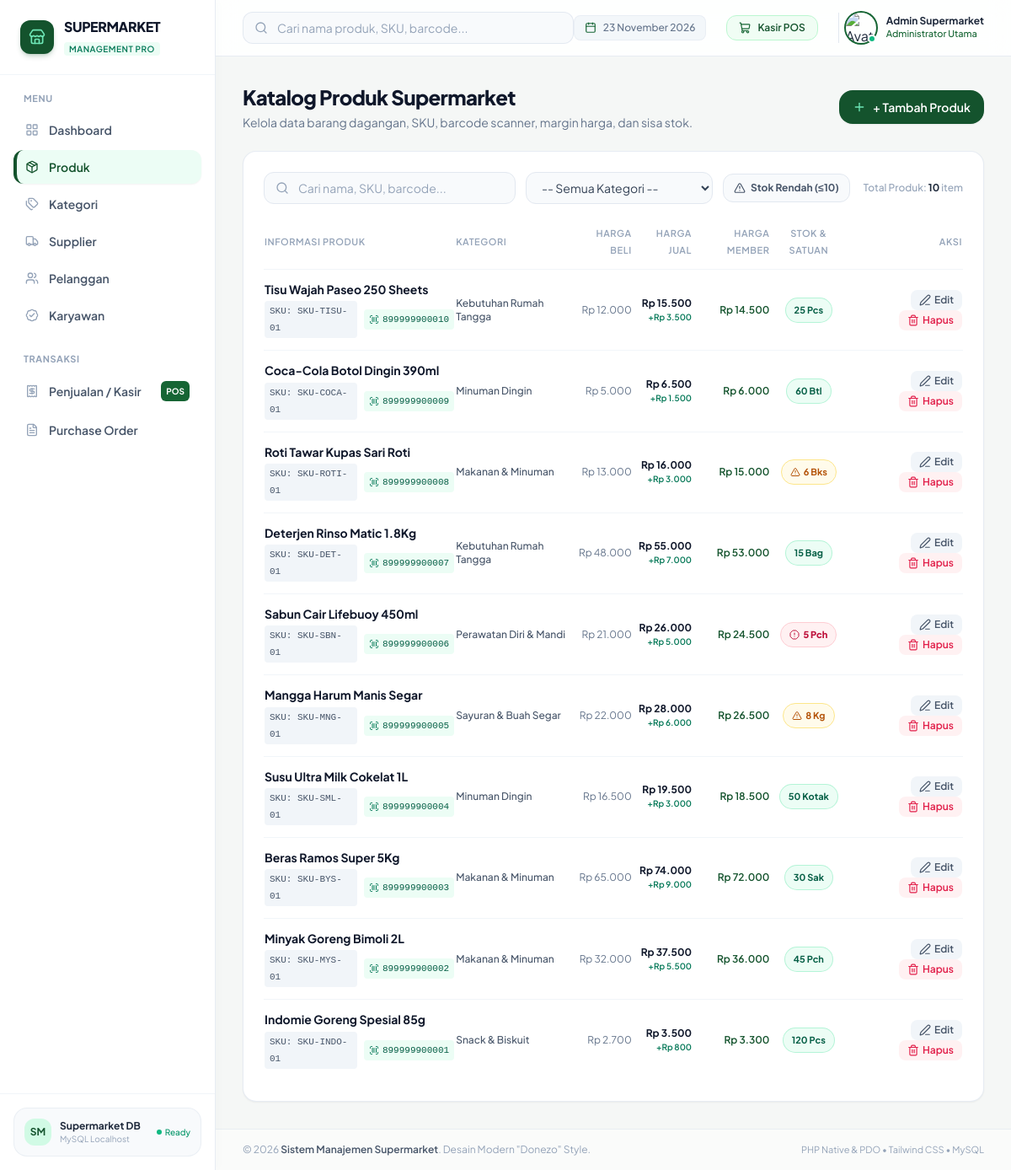
Screenshot of /pages/products.php with the database file from the repository.
### tables this page shows
CREATE TABLE IF NOT EXISTS `products` (
  `product_id` bigint(20) NOT NULL AUTO_INCREMENT,
  `sku` varchar(50) NOT NULL,
  `barcode` varchar(50) DEFAULT NULL,
  `nama_produk` varchar(150) NOT NULL,
  `category_id` int(11) DEFAULT NULL,
  `harga_beli` decimal(12,2) NOT NULL DEFAULT 0.00,
  `harga_jual` decimal(12,2) NOT NULL DEFAULT 0.00,
  `harga_member` decimal(12,2) DEFAULT NULL,
  `stok` decimal(12,3) DEFAULT 0.000,
  `satuan` varchar(10) NOT NULL DEFAULT 'Pcs',
  PRIMARY KEY (`product_id`),
  UNIQUE KEY `sku` (`sku`),
  UNIQUE KEY `barcode` (`barcode`),
  KEY `fk_product_category` (`category_id`),
  CONSTRAINT `fk_product_category` FOREIGN KEY (`category_id`) REFERENCES `categories` (`category_id`) ON DELETE SET NULL ON UPDATE CASCADE
);

CREATE TABLE IF NOT EXISTS `categories` (
  `category_id` int(11) NOT NULL AUTO_INCREMENT,
  `parent_id` int(11) DEFAULT NULL,
  `nama_kategori` varchar(100) NOT NULL,
  `kode_kategori` varchar(20) DEFAULT NULL,
  PRIMARY KEY (`category_id`),
  UNIQUE KEY `kode_kategori` (`kode_kategori`),
  KEY `fk_category_parent` (`parent_id`),
  CONSTRAINT `fk_category_parent` FOREIGN KEY (`parent_id`) REFERENCES `categories` (`category_id`) ON DELETE SET NULL ON UPDATE CASCADE
);

### config/koneksi.php (called while the page is built, shortened)
<?php
function formatRupiah($angka) {
    return 'Rp ' . number_format((float)$angka, 0, ',', '.');
}
function formatAngka($angka, $desimal = 0) {
    return number_format((float)$angka, $desimal, ',', '.');
}
function clean($data) {
    return htmlspecialchars(trim($data ?? ''), ENT_QUOTES, 'UTF-8');
}

### pages/products.php (the view, shortened to what this page needs)
<?php
require_once __DIR__ . '/../config/koneksi.php';
$search      = trim($_GET['search'] ?? '');
$filterStock = trim($_GET['filter'] ?? '');
$sql = "
    SELECT p.*, c.nama_kategori
    FROM products p
    LEFT JOIN categories c ON p.category_id = c.category_id
    WHERE 1=1
";
$params = [];
$sql .= " ORDER BY p.product_id DESC";
$stmt = $pdo->prepare($sql);
$stmt->execute($params);
$products = $stmt->fetchAll();
include __DIR__ . '/../includes/header.php';
?>
<div class="flex flex-col sm:flex-row sm:items-center sm:justify-between gap-4 mb-6">
    <div>
        <h1 class="text-2xl font-extrabold text-slate-900 tracking-tight">Katalog Produk Supermarket</h1>
        <p class="text-sm text-slate-500 mt-1">Kelola data barang dagangan, SKU, barcode scanner, margin harga, dan sisa stok.</p>
    </div>
    <div class="flex items-center gap-3">
        <button onclick="openModalTambah()" class="inline-flex items-center gap-2 px-4 py-2.5 bg-brand-900 hover:bg-brand-800 text-white text-sm font-semibold rounded-2xl shadow-sm hover:shadow transition-all duration-200">
            <i data-lucide="plus" class="w-4 h-4 text-emerald-300"></i>
            <span>+ Tambah Produk</span>
        </button>
    </div>
</div>
<div class="bg-white rounded-2xl border border-slate-200/80 shadow-sm p-6">
    <form method="GET" action="" class="flex flex-col md:flex-row items-center justify-between gap-4 mb-6">
        <div class="flex flex-wrap items-center gap-3 w-full md:w-auto flex-1">
            <div class="relative flex-1 min-w-[240px]">
                <i data-lucide="search" class="w-4 h-4 text-slate-400 absolute left-3.5 top-1/2 -translate-y-1/2"></i>
                <input type="text" name="search" value="<?= clean($search) ?>" placeholder="Cari nama, SKU, barcode..."
                       class="w-full pl-10 pr-4 py-2 bg-slate-50 border border-slate-200 rounded-xl text-sm focus:outline-none focus:ring-2 focus:ring-brand-800 focus:bg-white text-slate-800 placeholder:text-slate-400 transition-all">
            </div>
            <select name="category" onchange="this.form.submit()" class="px-3.5 py-2 bg-slate-50 border border-slate-200 rounded-xl text-sm text-slate-700 focus:outline-none focus:ring-2 focus:ring-brand-800 focus:bg-white">
                <option value="">-- Semua Kategori --</option>
            </select>
            <a href="products.php<?= ($filterStock === 'low_stock') ? '' : '?filter=low_stock' ?>"
               class="px-3 py-2 rounded-xl text-xs font-bold border transition-colors flex items-center gap-1.5 <?= ($filterStock === 'low_stock') ? 'bg-amber-500 text-white border-amber-600' : 'bg-slate-50 text-slate-600 border-slate-200 hover:bg-amber-50 hover:text-amber-700' ?>">
                <i data-lucide="alert-triangle" class="w-3.5 h-3.5"></i>
                <span>Stok Rendah (&le;10)</span>
            </a>
        </div>
        <span class="text-xs text-slate-400 self-end md:self-center font-medium">
            Total Produk: <strong class="text-slate-800"><?= count($products) ?></strong> item
        </span>
    </form>
    <div class="overflow-x-auto">
        <table class="w-full text-left text-sm">
            <thead>
                <tr class="text-[11px] font-bold uppercase tracking-wider text-slate-400 border-b border-slate-100 pb-3">
                    <th class="pb-3 font-semibold">Informasi Produk</th>
                    <th class="pb-3 font-semibold">Kategori</th>
                    <th class="pb-3 font-semibold text-right">Harga Beli</th>
                    <th class="pb-3 font-semibold text-right">Harga Jual</th>
                    <th class="pb-3 font-semibold text-right">Harga Member</th>
                    <th class="pb-3 font-semibold text-center">Stok & Satuan</th>
                    <th class="pb-3 font-semibold text-right">Aksi</th>
                </tr>
            </thead>
            <tbody class="divide-y divide-slate-100">
                <?php if (empty($products)): ?>
                    <tr>
                        <td colspan="7" class="py-12 text-center text-slate-400">
                            <i data-lucide="package-x" class="w-10 h-10 mx-auto mb-2 text-slate-300"></i>
                            <p class="font-medium text-sm text-slate-600">Tidak ada produk ditemukan.</p>
                            <p class="text-xs text-slate-400 mt-1">Coba sesuaikan kata kunci pencarian atau tambahkan produk baru.</p>
                        </td>
                    </tr>
                <?php else: ?>
                    <?php foreach ($products as $prd): ?>
                        <?php
                            $isLow = $prd['stok'] <= 10;
                            $isCritical = $prd['stok'] <= 5;
                            $margin = $prd['harga_jual'] - $prd['harga_beli'];
                        ?>
                        <tr class="hover:bg-slate-50/70 transition-colors">
                            <td class="py-3.5">
                                <p class="font-bold text-slate-900 text-sm leading-snug"><?= clean($prd['nama_produk']) ?></p>
                                <div class="flex items-center gap-2 mt-1">
                                    <span class="font-mono text-[11px] bg-slate-100 text-slate-600 px-1.5 py-0.5 rounded font-medium">SKU: <?= clean($prd['sku']) ?></span>
                                    <?php if (!empty($prd['barcode'])): ?>
                                        <span class="font-mono text-[11px] bg-emerald-50 text-emerald-800 px-1.5 py-0.5 rounded font-medium flex items-center gap-1">
                                            <i data-lucide="scan-barcode" class="w-3 h-3 text-emerald-700"></i>
                                            <?= clean($prd['barcode']) ?>
                                        </span>
                                    <?php endif; ?>
                                </div>
                            </td>
                            <td class="py-3.5 text-xs text-slate-600 font-medium">
                                <?= clean($prd['nama_kategori'] ?? 'Tanpa Kategori') ?>
                            </td>
                            <td class="py-3.5 text-right text-xs text-slate-500">
                                <?= formatRupiah($prd['harga_beli']) ?>
                            </td>
                            <td class="py-3.5 text-right font-bold text-slate-900 text-xs">
                                <div><?= formatRupiah($prd['harga_jual']) ?></div>
                                <span class="text-[10px] text-emerald-700 font-semibold">+<?= formatRupiah($margin) ?></span>
                            </td>
                            <td class="py-3.5 text-right text-xs font-semibold text-brand-900">
                                <?= formatRupiah($prd['harga_member'] ?? $prd['harga_jual']) ?>
                            </td>
                            <td class="py-3.5 text-center">
                                <?php if ($isCritical): ?>
                                    <span class="inline-flex items-center gap-1 text-[11px] font-extrabold px-2.5 py-1 rounded-full bg-rose-50 text-rose-700 border border-rose-200">
                                        <i data-lucide="alert-octagon" class="w-3 h-3"></i>
                                        <?= formatAngka($prd['stok'], 0) ?> <?= clean($prd['satuan']) ?>
                                    </span>
                                <?php elseif ($isLow): ?>
                                    <span class="inline-flex items-center gap-1 text-[11px] font-bold px-2.5 py-1 rounded-full bg-amber-50 text-amber-700 border border-amber-200">
                                        <i data-lucide="alert-triangle" class="w-3 h-3"></i>
                                        <?= formatAngka($prd['stok'], 0) ?> <?= clean($prd['satuan']) ?>
                                    </span>
                                <?php else: ?>
                                    <span class="inline-flex items-center text-[11px] font-bold px-2.5 py-1 rounded-full bg-emerald-50 text-emerald-800 border border-emerald-200/80">
                                        <?= formatAngka($prd['stok'], 0) ?> <?= clean($prd['satuan']) ?>
                                    </span>
                                <?php endif; ?>
                            </td>
                            <td class="py-3.5 text-right space-x-1">
                                <button onclick='openModalEdit(<?= json_encode($prd) ?>)'
                                        class="inline-flex items-center gap-1 px-2.5 py-1 text-xs font-semibold text-slate-600 bg-slate-100 hover:bg-emerald-50 hover:text-brand-900 rounded-lg transition-colors"
                                        title="Ubah Produk">
                                    <i data-lucide="edit-3" class="w-3.5 h-3.5"></i>
                                    <span>Edit</span>
                                </button>
                                <form method="POST" action="" class="inline" onsubmit="return confirm('Apakah Anda yakin ingin menghapus produk ini?');">
                                    <button type="submit" class="inline-flex items-center gap-1 px-2.5 py-1 text-xs font-semibold text-rose-600 bg-rose-50 hover:bg-rose-100 rounded-lg transition-colors" title="Hapus Produk">
                                        <i data-lucide="trash-2" class="w-3.5 h-3.5"></i>
                                        <span>Hapus</span>
                                    </button>
                                </form>
                            </td>
                        </tr>
                    <?php endforeach; ?>
                <?php endif; ?>
            </tbody>
        </table>
    </div>
</div>
<?php include __DIR__ . '/../includes/footer.php'; ?>

### includes/header.php (style rules this page uses)
body { font-family: 'Plus Jakarta Sans', sans-serif; background-color: #F5F7F6; }

### rows the page displays
products: nama_produk "Tisu Wajah Paseo 250 Sheets", sku "SKU-TISU-01", barcode "899999900010", category.nama_kategori "Kebutuhan Rumah Tangga", harga_beli "Rp 12.000", harga_jual "Rp 15.500", formatRupiah($margin) "Rp 3.500", harga_member "Rp 14.500", stok "25", satuan "Pcs"
products: nama_produk "Coca-Cola Botol Dingin 390ml", sku "SKU-COCA-01", barcode "899999900009", category.nama_kategori "Minuman Dingin", harga_beli "Rp 5.000", harga_jual "Rp 6.500", formatRupiah($margin) "Rp 1.500", harga_member "Rp 6.000", stok "60", satuan "Btl"
products: nama_produk "Roti Tawar Kupas Sari Roti", sku "SKU-ROTI-01", barcode "899999900008", category.nama_kategori "Makanan & Minuman", harga_beli "Rp 13.000", harga_jual "Rp 16.000", formatRupiah($margin) "Rp 3.000", harga_member "Rp 15.000", stok "6", satuan "Bks"
products: nama_produk "Deterjen Rinso Matic 1.8Kg", sku "SKU-DET-01", barcode "899999900007", category.nama_kategori "Kebutuhan Rumah Tangga", harga_beli "Rp 48.000", harga_jual "Rp 55.000", formatRupiah($margin) "Rp 7.000", harga_member "Rp 53.000", stok "15", satuan "Bag"
products: nama_produk "Sabun Cair Lifebuoy 450ml", sku "SKU-SBN-01", barcode "899999900006", category.nama_kategori "Perawatan Diri & Mandi", harga_beli "Rp 21.000", harga_jual "Rp 26.000", formatRupiah($margin) "Rp 5.000", harga_member "Rp 24.500", stok "5", satuan "Pch"
products: nama_produk "Mangga Harum Manis Segar", sku "SKU-MNG-01", barcode "899999900005", category.nama_kategori "Sayuran & Buah Segar", harga_beli "Rp 22.000", harga_jual "Rp 28.000", formatRupiah($margin) "Rp 6.000", harga_member "Rp 26.500", stok "8", satuan "Kg"
products: nama_produk "Susu Ultra Milk Cokelat 1L", sku "SKU-SML-01", barcode "899999900004", category.nama_kategori "Minuman Dingin", harga_beli "Rp 16.500", harga_jual "Rp 19.500", formatRupiah($margin) "Rp 3.000", harga_member "Rp 18.500", stok "50", satuan "Kotak"
products: nama_produk "Beras Ramos Super 5Kg", sku "SKU-BYS-01", barcode "899999900003", category.nama_kategori "Makanan & Minuman", harga_beli "Rp 65.000", harga_jual "Rp 74.000", formatRupiah($margin) "Rp 9.000", harga_member "Rp 72.000", stok "30", satuan "Sak"
products: nama_produk "Minyak Goreng Bimoli 2L", sku "SKU-MYS-01", barcode "899999900002", category.nama_kategori "Makanan & Minuman", harga_beli "Rp 32.000", harga_jual "Rp 37.500", formatRupiah($margin) "Rp 5.500", harga_member "Rp 36.000", stok "45", satuan "Pch"
products: nama_produk "Indomie Goreng Spesial 85g", sku "SKU-INDO-01", barcode "899999900001", category.nama_kategori "Snack & Biskuit", harga_beli "Rp 2.700", harga_jual "Rp 3.500", formatRupiah($margin) "Rp 800", harga_member "Rp 3.300", stok "120", satuan "Pcs"

### other values shown
count($products) "10"
